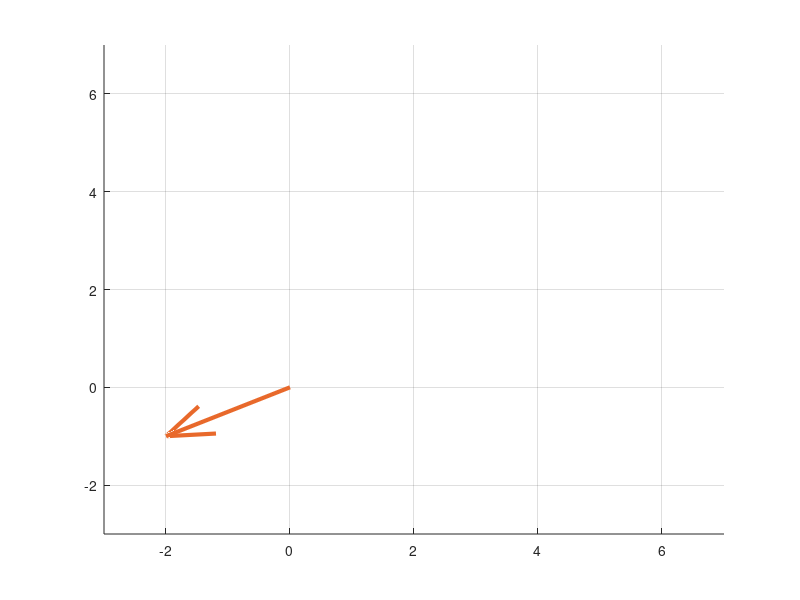

MATLAB code for this plot: (Note: this script raises an error after producing the figure.)
%% Sum of Squares : No Intercept Model 
orange = [ 0.91 0.41 0.17];

X0 = repelem(1, 3)';
X1 = [-1,1,2]';
X2 = [2,-1,4]';
Y  = [-2,-1,3]';

%% No Intercept Model : X1 -> X2
figure; hold on; grid on;
xlim([-3, 7]); ylim([-3, 7]); zlim([-3, 7])
h1 = quiver3(0,0,0, Y(1), Y(2), Y(3), 'Color', orange, 'LineWidth', 3, 'AutoScale','off');
h2 = text(Y(1), Y(2), Y(3),"y:"+Label3DVector(Y));
h3 = quiver3(0,0,0, X0(1), X0(2), X0(3), 'Color', 'black', 'LineWidth', 3, 'AutoScale','off');
h4 = text(X0(1), X0(2), X0(3),Label3DVector(X0));
h5 = quiver3(0,0,0, X1(1), X1(2), X1(3), 'Color', 'black', 'LineWidth', 3, 'AutoScale','off');
h6 = text(X1(1), X1(2), X1(3),Label3DVector(X1));
[x, y] = meshgrid(-3:7,-3:7); z = 0*x;
h7 = mesh(x,y,z);

pause; % span mean vector
h8 = plot3([-3, 7], [-3, 7], [-3, 7], ':', 'LineWidth', 3);

pause; % span X1 space ... Smarter Ways?
h9 = plot3([1.5, -3], [-1.5, 3], [-3, 6], ':', 'LineWidth', 3);

pause; % plot yHat1
X = X1;
Yhat = X*inv(X'*X)*X'*Y;
quiver3(0,0,0, Yhat(1),Yhat(2),Yhat(3),'Color', 'red', 'LineWidth', 3, 'AutoScale','off');

YhatPast = Yhat;

pause; % add X2
h10 = quiver3(0,0,0, X2(1), X2(2), X2(3), 'Color', 'black', 'LineWidth', 3, 'AutoScale','off');
h11 = text(X2(1), X2(2), X2(3),Label3DVector(X2));

pause; % span X1,X2 space 
normals = cross(X1, X2);
[x, y] = meshgrid(-3:7,-3:7);
z = (-x * normals(1) -y * normals(2))/normals(3);
h12 = mesh(x,y,z);

pause; % plot yHat1,2
X = [X1, X2];
Yhat = X*inv(X'*X)*X'*Y;
quiver3(0,0,0, Yhat(1),Yhat(2),Yhat(3),'Color', 'green', 'LineWidth',3, 'AutoScale','off');

pause; % calculate SSR(2|1)
plot3([Yhat(1), YhatPast(1)], [Yhat(2), YhatPast(2)], [Yhat(3), YhatPast(3)], ...
    'Color', 'blue', 'LineWidth', 2);

pause; % turn off

for i = 1:12
    set(eval(sprintf('h%d', i)),'Visible','off')
end

hold off;